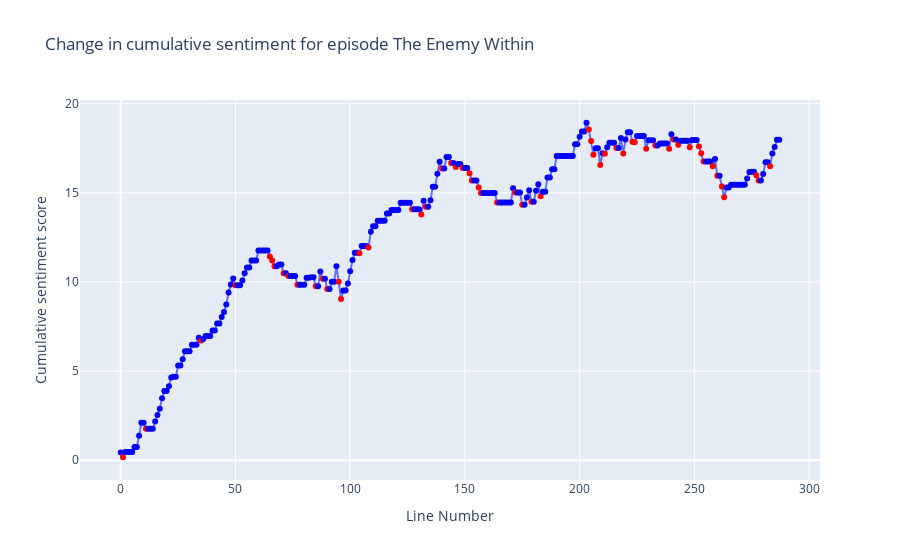

The notebook cell saved with this chart:
### Code cell
# import plotly.graph_objects as go

# Select the specific episode you want to analyze (e.g., Episode 5)
episode_to_analyze = 5
selected_episode = series_lines_clean_df.loc[episode_to_analyze, 'episode']
episode_title = series_lines_clean_df.loc[episode_to_analyze, 'Title']

# Apply sentiment analysis and accumulate the sentiment scores for the selected episode
cumulative_sentiment = []
color_list = []
# for line in selected_episode.split('\n'):
#     line = line.strip()
#     if line:
#         sentiment_score = calculate_sentiment(line)
#         if cumulative_sentiment:
#             sentiment_score += cumulative_sentiment[-1]
#         cumulative_sentiment.append(sentiment_score)

#         # Color dot red if sentiment drops from previous value
#         if i > 0 and sentiment_score < cumulative_sentiment[i - 1]:
#             color_list.append('red')
#         else:
#             color_list.append('blue')

for i, line in enumerate(selected_episode.split('\n')):
    line = line.strip()
    if line:
        sentiment_score = calculate_sentiment(line)
        if cumulative_sentiment:
            sentiment_score += cumulative_sentiment[-1]
        cumulative_sentiment.append(sentiment_score)
        
        # Color dot red if sentiment drops from previous value
        if i > 0 and sentiment_score < cumulative_sentiment[i - 1]:
            color_list.append('red')
        else:
            color_list.append('blue')

# Plot the change in sentiment for the selected episode using Plotly
fig = go.Figure()

# Add the cumulative sentiment as a line plot
# fig.add_trace(go.Scatter(x=list(range(1, len(cumulative_sentiment) + 1)),
#                          y=cumulative_sentiment,
#                          mode='lines+markers',
#                          name='Cumulative Sentiment'))
fig.add_trace(go.Scatter(#x=list(range(1, len(cumulative_sentiment) + 1)),
                         y=cumulative_sentiment,
                         mode='lines+markers',
                         marker=dict(color=color_list),
                         # name='Cumulative Sentiment',
                         text=[f'Cumulative Sentiment: {cumulative_sentiment}'], 
                         hoverinfo='text'
                         ))

# Add episode titles as annotations
# for i, sentiment_score in enumerate(cumulative_sentiment):
#     # If sentiment drops from previous value, color the line and dot red
#     if i > 0 and sentiment_score < cumulative_sentiment[i - 1]:
#         fig.add_annotation(x=i + 1, y=sentiment_score,
#                            # text=episode_title,
#                            #showarrow=True,
#                            #arrowhead=1,
#                            ax=0,
#                            ay=-40,
#                            bgcolor="red",
#                            font=dict(color="white"),
#                            #arrowcolor="red"
#                            )
#     else:
#         fig.add_annotation(x=i + 1, y=sentiment_score,
#                            # text=episode_title,
#                            #showarrow=True,
#                            #arrowhead=1,
#                            ax=0,
#                            ay=-40)
# for i, sentiment_score in enumerate(cumulative_sentiment):
#    # episode_title = series_lines_clean_df.loc[episode_to_analyze, 'Title']
#     if color_list[i] == 'red':
#         fig.add_annotation(x=i + 1, y=sentiment_score,
#                            showarrow=False,
#                            #bgcolor="red",
#                            #font=dict(color="white")
#                            )

# fig.update_layout(title=f'Change in cumulative sentiment for episode {episode_title}',
#                   xaxis_title='Line number',
#                   yaxis_title='Cumulative sentiment score',
#                   showlegend=False)
fig.update_layout(title=f'Change in cumulative sentiment for episode {episode_title}',
                  xaxis_title='Line Number',
                  yaxis_title='Cumulative sentiment score',
                  showlegend=False)

fig.show()
